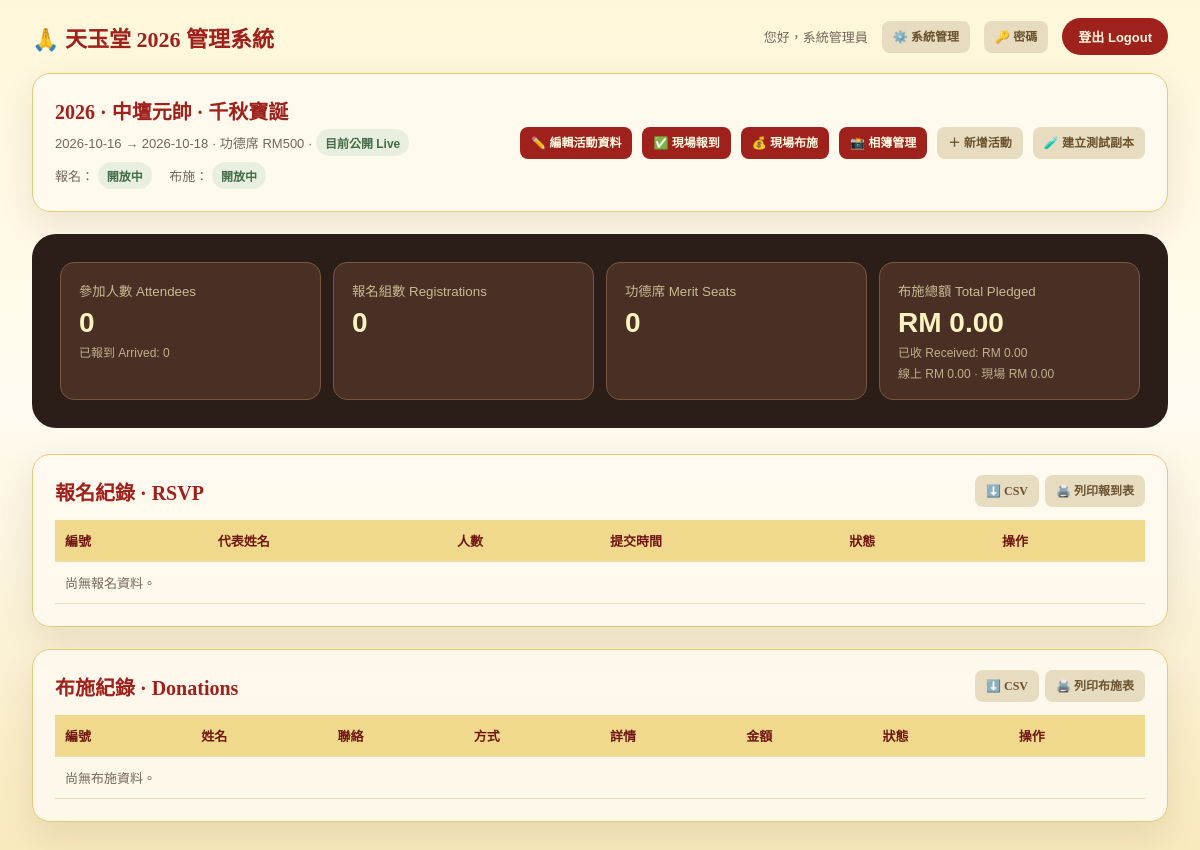
Screenshot of /admin/dashboard (signed in) with the database file from the repository.
### tables this page shows
CREATE TABLE IF NOT EXISTS events (
    id INT AUTO_INCREMENT PRIMARY KEY,

     
    name              VARCHAR(150) NOT NULL,           
    year              SMALLINT UNSIGNED NOT NULL,      
    year_label        VARCHAR(50)  NULL,               
    subtitle          VARCHAR(200) NULL,               
    location          VARCHAR(255) NOT NULL,
    start_date        DATE NOT NULL,
    end_date          DATE NOT NULL,
    counter_note      VARCHAR(255) NULL,               

     
    merit_table_price DECIMAL(10,2) NOT NULL DEFAULT 500.00,
    max_attendees     TINYINT UNSIGNED NOT NULL DEFAULT 10,

     
     
    hero_banner_path  VARCHAR(255) NULL,
    favicon_path      VARCHAR(255) NULL,

     
     
    rsvp_opens_at      DATETIME NULL,
    rsvp_closes_at     DATETIME NULL,
    donation_opens_at  DATETIME NULL,
    donation_closes_at DATETIME NULL,

     
     
    is_active BOOLEAN NOT NULL DEFAULT FALSE,
    is_test   BOOLEAN NOT NULL DEFAULT FALSE,

    created_at DATETIME NOT NULL DEFAULT CURRENT_TIMESTAMP,

    INDEX idx_active (is_active),
    INDEX idx_year (year)
);

### app/Core/Controller.php (called while the page is built, shortened)
<?php
abstract class Controller
{
    protected function view(string $view, array $data = []): void
    {
        $file = BASE_PATH . '/app/Views/' . $view . '.php';
        extract($data, EXTR_SKIP);
        require $file;
    }
}

### app/Controllers/AdminController.php (called while the page is built, shortened)
<?php
class AdminController extends Controller
{
    public function dashboard(): void
    {
        $eventModel    = new Event();
        $rsvpModel     = new Rsvp();
        $donationModel = new Donation();
        $requestedId = (int) ($_GET['event'] ?? 0);
        $event = $requestedId > 0 ? $eventModel->find($requestedId) : null;
        if ($event === null) {
            $event = $eventModel->active();
        }
        $eventId = (int) $event['id'];
        $this->view('admin/dashboard', [
            'event'          => $event,
            'flash'          => $this->takeFlash(),
            'allEvents'      => $eventModel->all(),
            'totalAttendees' => $rsvpModel->totalAttendees($eventId),
            'totalCheckedIn' => $rsvpModel->totalCheckedIn($eventId),
            'totalGroups'    => $rsvpModel->totalGroups($eventId),
            'totalTables'    => $donationModel->totalTables($eventId),
            'totalAmount'    => $donationModel->totalAmount($eventId),
            'totalPaid'      => $donationModel->totalPaid($eventId),
            'bySource'       => $donationModel->totalsBySource($eventId),
            'rsvpGroups'     => $rsvpModel->allGroups($eventId),
            'donations'      => $donationModel->all($eventId),
        ]);
    }
}

### app/Core/Router.php (called while the page is built, shortened)
<?php
class Router
{
    private array $routes = [];
    public function get(string $path, string $handler): void
    {
        $this->routes['GET'][$path] = $handler;
    }
    public function post(string $path, string $handler): void
    {
        $this->routes['POST'][$path] = $handler;
    }
    private function currentPath(): string
    {
        $uri  = parse_url($_SERVER['REQUEST_URI'] ?? '/', PHP_URL_PATH) ?? '/';
        $uri = '/' . trim($uri, '/');
        return $uri === '/' ? '/' : rtrim($uri, '/');
    }
    public function dispatch(): void
    {
        $method = $_SERVER['REQUEST_METHOD'] ?? 'GET';
        $path   = $this->currentPath();
        $handler = $this->routes[$method][$path] ?? null;
        [$controllerName, $action] = explode('@', $handler);
        (new $class())->$action();
    }
}

### public/index.php (called while the page is built, shortened)
<?php
spl_autoload_register(static function (string $class): void {
    $prefix = 'App\\';
    $relative = substr($class, strlen($prefix));
    $file = BASE_PATH . '/app/' . str_replace('\\', '/', $relative) . '.php';
});
require BASE_PATH . '/app/Core/helpers.php';
$router = new App\Core\Router();
$router->get('/',                   'HomeController@index');
$router->get('/gallery',            'GalleryController@index');
$router->post('/rsvp/submit',       'RsvpController@submit');
$router->post('/donation/submit',   'DonationController@submit');
$router->get('/rsvp/success',       'ConfirmController@rsvp');
$router->get('/donation/success',   'ConfirmController@donation');
$router->get('/admin/login',        'AdminController@loginForm');
$router->post('/admin/login',       'AdminController@login');
$router->get('/admin/logout',       'AdminController@logout');
$router->get('/admin/dashboard',    'AdminController@dashboard');
$router->post('/admin/rsvp/confirm','AdminController@confirmRsvp');
$router->post('/admin/rsvp/cancel', 'AdminController@cancelRsvp');
$router->post('/admin/donation/paid','AdminController@markDonationPaid');
$router->post('/admin/event/activate','AdminController@activateEvent');
$router->post('/admin/event/test-copy',  'AdminController@createTestCopy');
$router->post('/admin/event/test-delete','AdminController@deleteTestEvent');
$router->get('/admin/event/edit',   'AdminController@editEvent');
$router->get('/admin/event/new',    'AdminController@newEvent');
$router->post('/admin/event/save',  'AdminController@saveEvent');
$router->get('/system',                'SystemController@index');
$router->post('/system/settings',      'SystemController@saveSettings');
$router->post('/system/users/create',  'SystemController@createUser');
$router->post('/system/users/role',    'SystemController@changeRole');
$router->post('/system/users/password','SystemController@resetPassword');
$router->post('/system/users/delete',  'SystemController@deleteUser');
$router->get('/system/qr',             'SystemController@qrGenerator');
$router->get('/admin/password',        'SystemController@passwordForm');
$router->post('/admin/password',       'SystemController@changeOwnPassword');
$router->get('/admin/counter',      'CounterController@index');
$router->post('/admin/counter/save','CounterController@save');
$router->get('/admin/checkin',         'CheckinController@index');
$router->post('/admin/checkin/person', 'CheckinController@person');
$router->post('/admin/checkin/group',  'CheckinController@group');
$router->get('/admin/print/attendees', 'PrintController@attendees');
$router->get('/admin/print/donations', 'PrintController@donations');
$router->get('/admin/qr',             'PrintController@eventQr');
$router->get('/admin/export/attendees', 'ExportController@attendees');
$router->get('/admin/export/donations', 'ExportController@donations');
$router->get('/admin/photos',          'AdminController@photos');
$router->post('/admin/photos/upload',  'AdminController@uploadPhotos');
$router->post('/admin/photos/caption', 'AdminController@updateCaption');
$router->post('/admin/photos/move',    'AdminController@movePhoto');
$router->post('/admin/photos/delete',  'AdminController@deletePhoto');
try {
    $router->dispatch();
} catch (PDOException $e) {
    if (in_array($e->getCode(), ['42S02', '42S22'], true)) {
        http_response_code(503);
        $detail = DEBUG_MODE ? $e->getMessage() : '';
        require BASE_PATH . '/app/Views/errors/schema.php';
        exit;
    }
    throw $e;
}

### app/Core/helpers.php (called while the page is built, shortened)
<?php
function h(?string $value): string
{
    return htmlspecialchars((string) $value, ENT_QUOTES, 'UTF-8');
}
function url(string $path = '/'): string
{
    $path = '/' . ltrim($path, '/');
    return BASE_URL . $path;
}
function asset(string $path): string
{
    return BASE_URL . '/assets/' . ltrim($path, '/');
}
function rm(float $amount): string
{
    return 'RM ' . number_format($amount, 2);
}

### app/Core/Database.php (called while the page is built, shortened)
<?php
class Database
{
    private static ?PDO $pdo = null;
    public static function conn(): PDO
    {
        if (self::$pdo === null) {
            $dsn = 'mysql:host=' . DB_HOST . ';dbname=' . DB_NAME . ';charset=utf8mb4';
            try {
                self::$pdo = new PDO($dsn, DB_USER, DB_PASS, [
                    PDO::ATTR_ERRMODE            => PDO::ERRMODE_EXCEPTION,
                    PDO::ATTR_DEFAULT_FETCH_MODE => PDO::FETCH_ASSOC,
                    PDO::ATTR_EMULATE_PREPARES   => false,
                ]);
                $offset = (new \DateTime('now', new \DateTimeZone(APP_TIMEZONE)))->format('P');
                self::$pdo->exec("SET time_zone = '{$offset}'");
            } catch (PDOException $e) {
                if (DEBUG_MODE) {
                    die('Database connection failed: ' . $e->getMessage());
                }
                die('無法連接資料庫，請稍後再試。 / Database unavailable, please try again later.');
            }
        }
        return self::$pdo;
    }
}

### app/Core/Model.php (called while the page is built, shortened)
<?php
abstract class Model
{
    protected PDO $db;
    public function __construct()
    {
        $this->db = Database::conn();
    }
    protected function fetchAll(string $sql, array $params = []): array
    {
        $stmt = $this->db->prepare($sql);
        $stmt->execute($params);
        return $stmt->fetchAll();
    }
    protected function fetchOne(string $sql, array $params = []): ?array
    {
        $stmt = $this->db->prepare($sql);
        $stmt->execute($params);
        $row = $stmt->fetch();
        return $row === false ? null : $row;
    }
}

### app/Models/Event.php (called while the page is built, shortened)
<?php
class Event extends Model
{
    public function active(): array
    {
        $event = $this->fetchOne(
            'SELECT * FROM events WHERE is_active = TRUE ORDER BY id DESC LIMIT 1'
        );
        return $cached = $event;
    }
    public function all(): array
    {
        return $this->fetchAll('SELECT * FROM events ORDER BY year DESC, id DESC');
    }
    public static function windowStatus(array $event, string $section): array
    {
        $opensAt  = $event["{$section}_opens_at"]  ?? null;
        $closesAt = $event["{$section}_closes_at"] ?? null;
        $opensTs  = $opensAt  ? strtotime($opensAt)  : null;
        $closesTs = $closesAt ? strtotime($closesAt) : null;
        $result = [
            'open'      => true,
            'reason'    => 'open',
            'opens_at'  => $opensAt,
            'closes_at' => $closesAt,
        ];
        return $result;
    }
}

### app/Views/admin/dashboard.php (the view, shortened to what this page needs)
<!DOCTYPE html>
<html lang="zh-Hant">
<head>
<link rel="stylesheet" href="<?= asset('css/admin.css') ?>">
</head>
<body>
<div class="adminbar">
  <h1>🙏 天玉堂 2026 管理系統</h1>
  <div style="display:flex;align-items:center;gap:14px">
    <span class="who">您好，<?= h($_SESSION['admin_display'] ?? $_SESSION['admin_username']) ?></span>
    <?php if (($_SESSION['admin_role'] ?? '') === 'system_admin'): ?>
      <a class="mini-btn ghost" href="<?= url('/system') ?>">⚙️ 系統管理</a>
    <?php endif; ?>
    <a class="mini-btn ghost" href="<?= url('/admin/password') ?>">🔑 密碼</a>
    <a class="logout" href="<?= url('/admin/logout') ?>">登出 Logout</a>
  </div>
</div>
<div class="wrap">
  <div class="panel eventbar">
    <div>
      <h2 style="margin:0 0 4px"><?= h($event['year']) ?> · <?= h($event['name']) ?></h2>
      <div class="help">
        <?= h($event['start_date']) ?> → <?= h($event['end_date']) ?>
        · 功德席 RM<?= number_format((float) $event['merit_table_price'], 0) ?>
        <?php if (!$event['is_active']): ?>
          · <span class="badge pending">未啟用 Not live</span>
        <?php else: ?>
          · <span class="badge">目前公開 Live</span>
        <?php endif; ?>
      </div>
      <div class="help" style="margin-top:6px">
        <?php
        foreach ([
            App\Models\Event::SECTION_RSVP     => '報名',
            App\Models\Event::SECTION_DONATION => '布施',
        ] as $section => $label):
            $w = App\Models\Event::windowStatus($event, $section);
        ?>
          <span style="margin-right:14px">
            <?= h($label) ?>：
            <?php if ($w['open'] && !$w['closes_at']): ?>
              <span class="badge">開放中</span>
            <?php elseif ($w['open']): ?>
              <span class="badge">開放中</span>
              <span style="opacity:.75">至 <?= h(App\Models\Event::formatDateTime($w['closes_at'])) ?></span>
            <?php elseif ($w['reason'] === 'not_yet'): ?>
              <span class="badge pending">尚未開放</span>
              <span style="opacity:.75"><?= h(App\Models\Event::formatDateTime($w['opens_at'])) ?> 開始</span>
            <?php else: ?>
              <span class="badge cancelled">已截止</span>
              <span style="opacity:.75"><?= h(App\Models\Event::formatDateTime($w['closes_at'])) ?></span>
            <?php endif; ?>
          </span>
        <?php endforeach; ?>
      </div>
    </div>
    <div class="eventbar-actions">
      <a class="mini-btn" href="<?= url('/admin/event/edit') ?>?id=<?= (int) $event['id'] ?>">✏️ 編輯活動資料</a>
      <a class="mini-btn" href="<?= url('/admin/checkin') ?>?event=<?= (int) $event['id'] ?>">✅ 現場報到</a>
      <a class="mini-btn" href="<?= url('/admin/counter') ?>?event=<?= (int) $event['id'] ?>">💰 現場布施</a>
      <a class="mini-btn" href="<?= url('/admin/photos') ?>?event=<?= (int) $event['id'] ?>">📸 相簿管理</a>
      <a class="mini-btn ghost" href="<?= url('/admin/event/new') ?>">＋ 新增活動</a>
      <?php if ($event['is_test']): ?>
        <form method="POST" action="<?= url('/admin/event/test-delete') ?>" style="margin:0"
              onsubmit="return confirm('確定要刪除這個測試活動嗎？\n所有測試的報名與布施紀錄都會一併刪除，此操作無法復原。');">
          <?= csrf_field() ?>
          <input type="hidden" name="event_id" value="<?= (int) $event['id'] ?>">
          <button class="mini-btn danger" type="submit">🗑 刪除測試資料</button>
        </form>
      <?php else: ?>
        <form method="POST" action="<?= url('/admin/event/test-copy') ?>" style="margin:0"
              onsubmit="return confirm('建立這個活動的測試副本？\n測試資料不會計入正式統計。');">
          <button class="mini-btn ghost" type="submit">🧪 建立測試副本</button>
        </form>
      <?php endif; ?>
    </div>
  </div>
  <div class="statboard">
    <div class="stats">
      <div class="stat">
        <small>參加人數 Attendees</small>
        <strong><?= (int) $totalAttendees ?></strong>
        <div class="sub">已報到 Arrived: <?= (int) $totalCheckedIn ?></div>
      </div>
      <div class="stat">
        <small>報名組數 Registrations</small>
        <strong><?= (int) $totalGroups ?></strong>
      </div>
      <div class="stat">
        <small>功德席 Merit Seats</small>
        <strong><?= (int) $totalTables ?></strong>
      </div>
      <div class="stat">
        <small>布施總額 Total Pledged</small>
        <strong><?= rm($totalAmount) ?></strong>
        <div class="sub">已收 Received: <?= rm($totalPaid) ?></div>
        <div class="sub">線上 <?= rm($bySource['online']) ?> · 現場 <?= rm($bySource['counter']) ?></div>
      </div>
    </div>
  </div>
  <div class="panel">
    <h2>報名紀錄 · RSVP
      <span class="panel-actions">
        <a class="mini-btn ghost"
           href="<?= url('/admin/export/attendees') ?>?event=<?= (int) $event['id'] ?>">⬇️ CSV</a>
        <a class="mini-btn ghost"
           href="<?= url('/admin/print/attendees') ?>?event=<?= (int) $event['id'] ?>"
           target="_blank">🖨️ 列印報到表</a>
      </span>
    </h2>
    <div class="scroll">
      <table>
        <thead>
          <tr><th>編號</th><th>代表姓名</th><th>人數</th><th>提交時間</th><th>狀態</th><th>操作</th></tr>
        </thead>
        <tbody>
        <?php if (empty($rsvpGroups)): ?>
          <tr><td colspan="6" class="empty">尚無報名資料。</td></tr>
        <?php endif; ?>
        </tbody>
      </table>
    </div>
  </div>
  <div class="panel">
    <h2>布施紀錄 · Donations
      <span class="panel-actions">
        <a class="mini-btn ghost"
           href="<?= url('/admin/export/donations') ?>?event=<?= (int) $event['id'] ?>">⬇️ CSV</a>
        <a class="mini-btn ghost"
           href="<?= url('/admin/print/donations') ?>?event=<?= (int) $event['id'] ?>"
           target="_blank">🖨️ 列印布施表</a>
      </span>
    </h2>
    <div class="scroll">
      <table>
        <thead>
          <tr><th>編號</th><th>姓名</th><th>聯絡</th><th>方式</th><th>詳情</th><th>金額</th><th>狀態</th><th>操作</th></tr>
        </thead>
        <tbody>
        <?php if (empty($donations)): ?>
          <tr><td colspan="9" class="empty">尚無布施資料。</td></tr>
        <?php endif; ?>
        </tbody>
      </table>
    </div>
  </div>
</div>
</body>
</html>

### rows the page displays
events: year "2026", name "中壇元帥 · 千秋寶誕", start_date "2026-10-16", end_date "2026-10-18", merit_table_price "500"

### other values shown
$_SESSION['admin_display'] "系統管理員"
$label "報名"
$label "布施"
$totalAttendees "0"
$totalCheckedIn "0"
$totalGroups "0"
$totalTables "0"
rm($totalAmount) "RM 0.00"
rm($totalPaid) "RM 0.00"
rm($bySource['online']) "RM 0.00"
rm($bySource['counter']) "RM 0.00"
